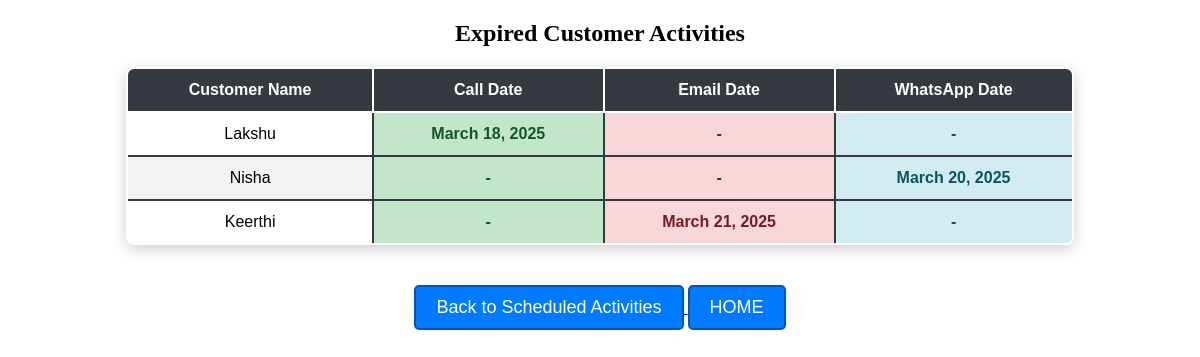
Screenshot of /expired_activities/ with the database file from the repository.
### firstapp/models.py (models this page shows, shortened)
class Customer(models.Model):
    STATUS_CHOICES = [
        ("new", "New"),
        ("Follow_up_1", "Follow Up 1"),
        ("Follow_up_2", "Follow Up 2"),
        ("Follow_up_3", "Follow Up 3"),
        ("not_interested", "Not Interested"),
    ]
    ACTIVITY_CHOICES = [
        ("", "No Activity"),
        ("call", "Call"),
        ("email", "Email"),
        ("whatsapp", "Whatsapp"),
    ]
    name = models.CharField(max_length=255)
    contact = models.CharField(max_length=20)
    email = models.EmailField()
    opportunity = models.CharField(max_length=255)
    date = models.DateField(default=date.today)
    status = models.CharField(max_length=20, choices=STATUS_CHOICES, default="new")
    activity = models.CharField(max_length=20, choices=ACTIVITY_CHOICES, blank=True)

class Activity(models.Model):
    ACTIVITY_CHOICES = [
        ("call", "Call"),
        ("email", "Email"),
        ("whatsapp", "WhatsApp"),
    ]
    customer = models.ForeignKey(Customer, on_delete=models.CASCADE, related_name="activities")
    type = models.CharField(max_length=20, choices=ACTIVITY_CHOICES)
    date = models.DateField()
    summary = models.TextField(blank=True, null=True)

### firstapp/views.py (the view)
# urls.py: path('expired_activities/', views.expired_activity_view, name='expired_activities'),
def expired_activity_view(request):
    customers = Customer.objects.all()
    expired_activities = {}
    today = now().date()
    for customer in customers:
        call_activity = Activity.objects.filter(customer=customer, type="call").order_by("-date").first()
        email_activity = Activity.objects.filter(customer=customer, type="email").order_by("-date").first()
        whatsapp_activity = Activity.objects.filter(customer=customer, type="whatsapp").order_by("-date").first()
        call_date = call_activity.date if call_activity else None
        email_date = email_activity.date if email_activity else None
        whatsapp_date = whatsapp_activity.date if whatsapp_activity else None
        expired_call = call_date if call_date and call_date < today else None
        expired_email = email_date if email_date and email_date < today else None
        expired_whatsapp = whatsapp_date if whatsapp_date and whatsapp_date < today else None
        if expired_call or expired_email or expired_whatsapp:
            expired_activities[customer.id] = {
                "customer": customer,
                "call_date": expired_call,
                "email_date": expired_email,
                "whatsapp_date": expired_whatsapp,
            }
    return render(request, "expired_activities.html", {"expired_activities": expired_activities})

### firstapp/templates/expired_activities.html (shortened to what this page needs)
<!DOCTYPE html>
<html>
<head>
</head>
<body>
    <center>
        <h2>Expired Customer Activities</h2>
        {% if expired_activities %}
        <table border="3">
            <tr>
                <th>Customer Name</th>
                <th>Call Date</th>
                <th>Email Date</th>
                <th>WhatsApp Date</th>
            </tr>
            {% for key, activity in expired_activities.items %}
            <tr>
                <td>{{ activity.customer.name }}</td>
                <td class="call-date">{{ activity.call_date|default:"-" }}</td>
                <td class="email-date">{{ activity.email_date|default:"-" }}</td>
                <td class="whatsapp-date">{{ activity.whatsapp_date|default:"-" }}</td>
            </tr>
            {% endfor %}
        </table>
        {% else %}
            <p>No expired activities found.</p>
        {% endif %}
        <a href="{% url 'customer_schedule' %}">
            <button>Back to Scheduled Activities</button>
        </a>
        <a href="{% url 'index' %}">
            <button>HOME</button>
        </a>
    </center>
</body>
</html>

### firstapp/templates/expired_activities.html (style rules this page uses)
table { width: 80%; border-collapse: collapse; margin: 20px auto; font-family: Arial, sans-serif; font-size: 16px; text-align: center; background-color: #ffffff; border-radius: 8px; overflow: hidden; box-shadow: 0px 4px 15px rgba(0, 0, 0, 0.2); border: 2px solid #343a40; }
th { background-color: #343a40; color: white; padding: 12px; border: 2px solid #ffffff; }
td { padding: 12px; border: 2px solid #343a40; }
tr:nth-child(odd) { background-color: #f2f2f2; }
tr:nth-child(even) { background-color: #ffffff; }
td.call-date { background-color: #c3e6cb; color: #155724; font-weight: bold; }
td.email-date { background-color: #f8d7da; color: #721c24; font-weight: bold; }
td.whatsapp-date { background-color: #d1ecf1; color: #0c5460; font-weight: bold; }
button { background-color: #007bff; color: white; font-size: 18px; padding: 10px 20px; border: none; border-radius: 5px; cursor: pointer; margin-top: 20px; text-decoration: none; border: 2px solid #0056b3; }

### rows the page displays
Customer: customer.name "Lakshu", call_date "March 18, 2025", email_date "-", whatsapp_date "-"
Customer: customer.name "Nisha", call_date "-", email_date "-", whatsapp_date "March 20, 2025"
Customer: customer.name "Keerthi", call_date "-", email_date "March 21, 2025", whatsapp_date "-"
